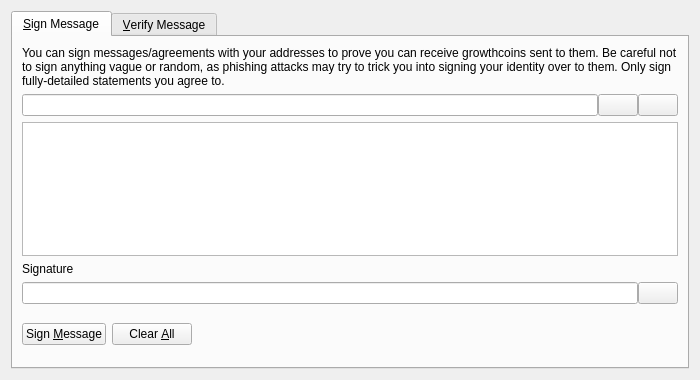
<?xml version="1.0" encoding="UTF-8"?>
<ui version="4.0">
 <class>SignVerifyMessageDialog</class>
 <widget class="QDialog" name="SignVerifyMessageDialog">
  <property name="geometry">
   <rect>
    <x>0</x>
    <y>0</y>
    <width>700</width>
    <height>380</height>
   </rect>
  </property>
  <property name="windowTitle">
   <string>Signatures - Sign / Verify a Message</string>
  </property>
  <property name="modal">
   <bool>true</bool>
  </property>
  <layout class="QVBoxLayout" name="verticalLayout">
   <item>
    <widget class="QTabWidget" name="tabWidget">
     <property name="currentIndex">
      <number>0</number>
     </property>
     <widget class="QWidget" name="tabSignMessage">
      <attribute name="title">
       <string>&amp;Sign Message</string>
      </attribute>
      <layout class="QVBoxLayout" name="verticalLayout_SM">
       <item>
        <widget class="QLabel" name="infoLabel_SM">
         <property name="text">
          <string>You can sign messages/agreements with your addresses to prove you can receive growthcoins sent to them. Be careful not to sign anything vague or random, as phishing attacks may try to trick you into signing your identity over to them. Only sign fully-detailed statements you agree to.</string>
         </property>
         <property name="textFormat">
          <enum>Qt::PlainText</enum>
         </property>
         <property name="wordWrap">
          <bool>true</bool>
         </property>
        </widget>
       </item>
       <item>
        <layout class="QHBoxLayout" name="horizontalLayout_1_SM">
         <property name="spacing">
          <number>0</number>
         </property>
         <item>
          <widget class="QValidatedLineEdit" name="addressIn_SM">
           <property name="toolTip">
            <string>The Growthcoin address to sign the message with</string>
           </property>
          </widget>
         </item>
         <item>
          <widget class="QPushButton" name="addressBookButton_SM">
           <property name="toolTip">
            <string>Choose previously used address</string>
           </property>
           <property name="text">
            <string/>
           </property>
           <property name="icon">
            <iconset resource="../bitcoin.qrc">
             <normaloff>:/icons/address-book</normaloff>:/icons/address-book</iconset>
           </property>
           <property name="shortcut">
            <string>Alt+A</string>
           </property>
           <property name="autoDefault">
            <bool>false</bool>
           </property>
          </widget>
         </item>
         <item>
          <widget class="QPushButton" name="pasteButton_SM">
           <property name="toolTip">
            <string>Paste address from clipboard</string>
           </property>
           <property name="text">
            <string/>
           </property>
           <property name="icon">
            <iconset resource="../bitcoin.qrc">
             <normaloff>:/icons/editpaste</normaloff>:/icons/editpaste</iconset>
           </property>
           <property name="shortcut">
            <string>Alt+P</string>
           </property>
           <property name="autoDefault">
            <bool>false</bool>
           </property>
          </widget>
         </item>
        </layout>
       </item>
       <item>
        <widget class="QPlainTextEdit" name="messageIn_SM">
         <property name="toolTip">
          <string>Enter the message you want to sign here</string>
         </property>
        </widget>
       </item>
       <item>
        <widget class="QLabel" name="signatureLabel_SM">
         <property name="text">
          <string>Signature</string>
         </property>
         <property name="textFormat">
          <enum>Qt::PlainText</enum>
         </property>
        </widget>
       </item>
       <item>
        <layout class="QHBoxLayout" name="horizontalLayout_2_SM">
         <property name="spacing">
          <number>0</number>
         </property>
         <item>
          <widget class="QLineEdit" name="signatureOut_SM">
           <property name="font">
            <font>
             <italic>true</italic>
            </font>
           </property>
           <property name="readOnly">
            <bool>true</bool>
           </property>
          </widget>
         </item>
         <item>
          <widget class="QPushButton" name="copySignatureButton_SM">
           <property name="toolTip">
            <string>Copy the current signature to the system clipboard</string>
           </property>
           <property name="text">
            <string/>
           </property>
           <property name="icon">
            <iconset resource="../bitcoin.qrc">
             <normaloff>:/icons/editcopy</normaloff>:/icons/editcopy</iconset>
           </property>
           <property name="autoDefault">
            <bool>false</bool>
           </property>
          </widget>
         </item>
        </layout>
       </item>
       <item>
        <layout class="QHBoxLayout" name="horizontalLayout_3_SM">
         <item>
          <widget class="QPushButton" name="signMessageButton_SM">
           <property name="toolTip">
            <string>Sign the message to prove you own this Growthcoin address</string>
           </property>
           <property name="text">
            <string>Sign &amp;Message</string>
           </property>
           <property name="icon">
            <iconset resource="../bitcoin.qrc">
             <normaloff>:/icons/edit</normaloff>:/icons/edit</iconset>
           </property>
           <property name="autoDefault">
            <bool>false</bool>
           </property>
          </widget>
         </item>
         <item>
          <widget class="QPushButton" name="clearButton_SM">
           <property name="toolTip">
            <string>Reset all sign message fields</string>
           </property>
           <property name="text">
            <string>Clear &amp;All</string>
           </property>
           <property name="icon">
            <iconset resource="../bitcoin.qrc">
             <normaloff>:/icons/remove</normaloff>:/icons/remove</iconset>
           </property>
           <property name="autoDefault">
            <bool>false</bool>
           </property>
          </widget>
         </item>
         <item>
          <spacer name="horizontalSpacer_1_SM">
           <property name="orientation">
            <enum>Qt::Horizontal</enum>
           </property>
           <property name="sizeHint" stdset="0">
            <size>
             <width>40</width>
             <height>48</height>
            </size>
           </property>
          </spacer>
         </item>
         <item>
          <widget class="QLabel" name="statusLabel_SM">
           <property name="font">
            <font>
             <weight>75</weight>
             <bold>true</bold>
            </font>
           </property>
           <property name="text">
            <string/>
           </property>
           <property name="wordWrap">
            <bool>true</bool>
           </property>
          </widget>
         </item>
         <item>
          <spacer name="horizontalSpacer_2_SM">
           <property name="orientation">
            <enum>Qt::Horizontal</enum>
           </property>
           <property name="sizeHint" stdset="0">
            <size>
             <width>40</width>
             <height>48</height>
            </size>
           </property>
          </spacer>
         </item>
        </layout>
       </item>
      </layout>
     </widget>
     <widget class="QWidget" name="tabVerifyMessage">
      <attribute name="title">
       <string>&amp;Verify Message</string>
      </attribute>
      <layout class="QVBoxLayout" name="verticalLayout_VM">
       <item>
        <widget class="QLabel" name="infoLabel_VM">
         <property name="text">
          <string>Enter the receiver's address, message (ensure you copy line breaks, spaces, tabs, etc. exactly) and signature below to verify the message. Be careful not to read more into the signature than what is in the signed message itself, to avoid being tricked by a man-in-the-middle attack. Note that this only proves the signing party receives with the address, it cannot prove sendership of any transaction!</string>
         </property>
         <property name="textFormat">
          <enum>Qt::PlainText</enum>
         </property>
         <property name="alignment">
          <set>Qt::AlignLeading|Qt::AlignLeft|Qt::AlignTop</set>
         </property>
         <property name="wordWrap">
          <bool>true</bool>
         </property>
        </widget>
       </item>
       <item>
        <layout class="QHBoxLayout" name="horizontalLayout_1_VM">
         <property name="spacing">
          <number>0</number>
         </property>
         <item>
          <widget class="QValidatedLineEdit" name="addressIn_VM">
           <property name="toolTip">
            <string>The Growthcoin address the message was signed with</string>
           </property>
          </widget>
         </item>
         <item>
          <widget class="QPushButton" name="addressBookButton_VM">
           <property name="toolTip">
            <string>Choose previously used address</string>
           </property>
           <property name="text">
            <string/>
           </property>
           <property name="icon">
            <iconset resource="../bitcoin.qrc">
             <normaloff>:/icons/address-book</normaloff>:/icons/address-book</iconset>
           </property>
           <property name="shortcut">
            <string>Alt+A</string>
           </property>
           <property name="autoDefault">
            <bool>false</bool>
           </property>
          </widget>
         </item>
        </layout>
       </item>
       <item>
        <widget class="QPlainTextEdit" name="messageIn_VM"/>
       </item>
       <item>
        <widget class="QValidatedLineEdit" name="signatureIn_VM"/>
       </item>
       <item>
        <layout class="QHBoxLayout" name="horizontalLayout_2_VM">
         <item>
          <widget class="QPushButton" name="verifyMessageButton_VM">
           <property name="toolTip">
            <string>Verify the message to ensure it was signed with the specified Growthcoin address</string>
           </property>
           <property name="text">
            <string>Verify &amp;Message</string>
           </property>
           <property name="icon">
            <iconset resource="../bitcoin.qrc">
             <normaloff>:/icons/transaction_0</normaloff>:/icons/transaction_0</iconset>
           </property>
           <property name="autoDefault">
            <bool>false</bool>
           </property>
          </widget>
         </item>
         <item>
          <widget class="QPushButton" name="clearButton_VM">
           <property name="toolTip">
            <string>Reset all verify message fields</string>
           </property>
           <property name="text">
            <string>Clear &amp;All</string>
           </property>
           <property name="icon">
            <iconset resource="../bitcoin.qrc">
             <normaloff>:/icons/remove</normaloff>:/icons/remove</iconset>
           </property>
           <property name="autoDefault">
            <bool>false</bool>
           </property>
          </widget>
         </item>
         <item>
          <spacer name="horizontalSpacer_1_VM">
           <property name="orientation">
            <enum>Qt::Horizontal</enum>
           </property>
           <property name="sizeHint" stdset="0">
            <size>
             <width>40</width>
             <height>48</height>
            </size>
           </property>
          </spacer>
         </item>
         <item>
          <widget class="QLabel" name="statusLabel_VM">
           <property name="font">
            <font>
             <weight>75</weight>
             <bold>true</bold>
            </font>
           </property>
           <property name="text">
            <string/>
           </property>
           <property name="wordWrap">
            <bool>true</bool>
           </property>
          </widget>
         </item>
         <item>
          <spacer name="horizontalSpacer_2_VM">
           <property name="orientation">
            <enum>Qt::Horizontal</enum>
           </property>
           <property name="sizeHint" stdset="0">
            <size>
             <width>40</width>
             <height>48</height>
            </size>
           </property>
          </spacer>
         </item>
        </layout>
       </item>
      </layout>
     </widget>
    </widget>
   </item>
  </layout>
 </widget>
 <customwidgets>
  <customwidget>
   <class>QValidatedLineEdit</class>
   <extends>QLineEdit</extends>
   <header>qt/qvalidatedlineedit.h</header>
  </customwidget>
 </customwidgets>
 <resources>
  <include location="../bitcoin.qrc"/>
 </resources>
 <connections/>
</ui>
